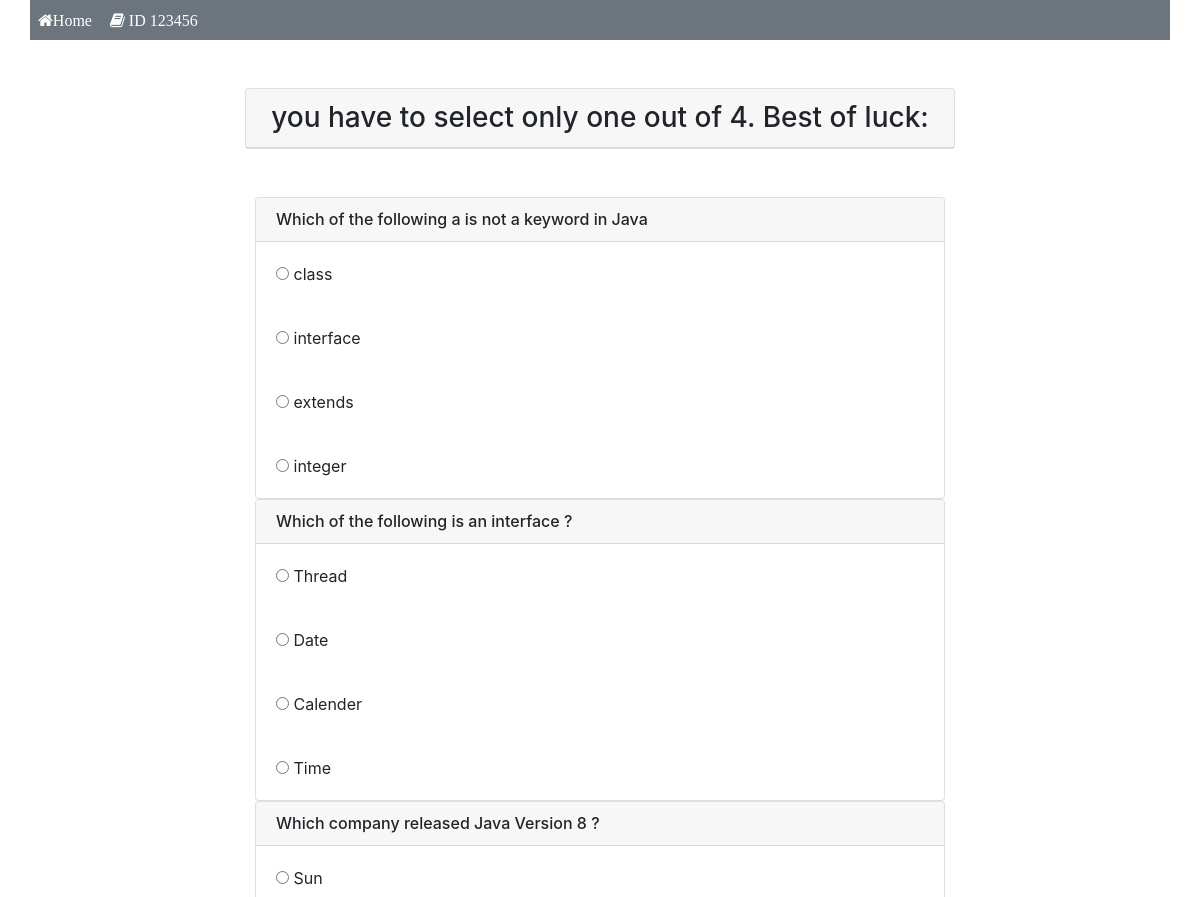
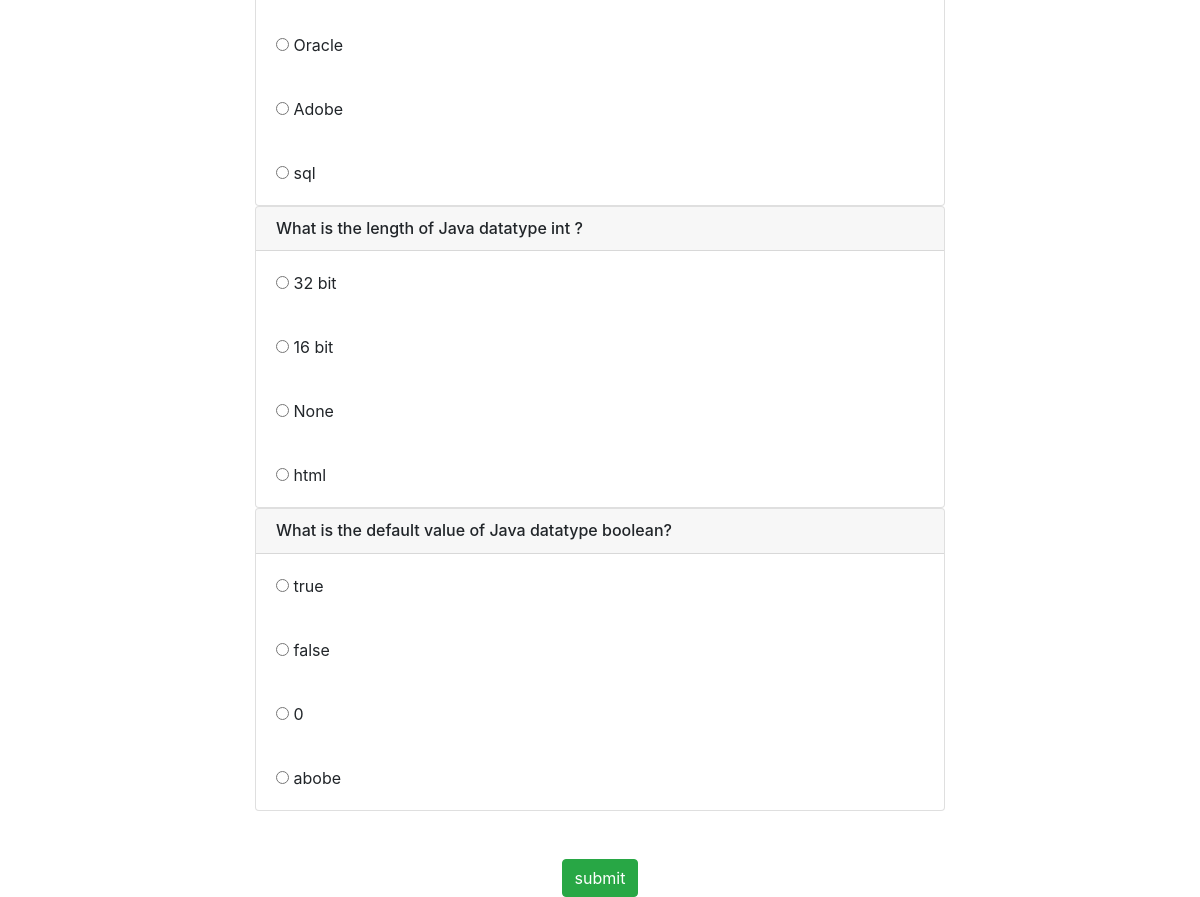
The page /test.php (signed in) on the database its author committed (2 pictures, top to bottom).
### tables this page shows
CREATE TABLE IF NOT EXISTS `question` (
  `qid` int(11) NOT NULL AUTO_INCREMENT,
  `question` varchar(250) DEFAULT NULL,
  `ans_id` int(11) DEFAULT NULL,
  PRIMARY KEY (`qid`)
);

CREATE TABLE IF NOT EXISTS `answer` (
  `aid` int(11) NOT NULL AUTO_INCREMENT,
  `answer` varchar(250) DEFAULT NULL,
  `ans_id` varchar(20) DEFAULT NULL,
  PRIMARY KEY (`aid`),
  UNIQUE KEY `aid` (`aid`)
);

### test.php (the view, shortened to what this page needs)
<!DOCTYPE html>
<html lang="en">
<head>
    <link rel="stylesheet" href="https://maxcdn.bootstrapcdn.com/bootstrap/4.4.1/css/bootstrap.min.css">
  <link rel="stylesheet" href="https://stackpath.bootstrapcdn.com/font-awesome/4.7.0/css/font-awesome.min.css">
</head>
<body>
  <?php
 $datb="quiz";
    $mysql_username="root";
$mysql_pswssword="";
$server_name="localhost";
$conn = mysqli_connect($server_name,$mysql_username,$mysql_pswssword,$datb);
$user=$_SESSION['Phone'];
?>
<div class="container p-2 my-0 bg-secondary ">
<div class="row">
<div class="col-sm-10">
<a class="text-white text-decoration-none fa fa-home" href="#">Home</a>&nbsp;&nbsp;&nbsp;
<a class="text-white text-decoration-none fa fa-book" href="exame2.php"> <?php echo 'ID '.$user; ?> </i></a>
</div>
</div>
</div><br><br>
<div class="container">
  <div class="col-lg-8 m-auto d-block">
<div class="card">
  <h3 class="text-center card-header"> you have to select only one out of 4. Best of luck:</h3>
</div></div>
<br>
<br>
<form action="check.php" method="get">
<?php
for($i=1; $i < 6; $i++){
$q ="select * from question where qid=$i";
$query= mysqli_query($conn, $q);
while($rows = mysqli_fetch_array($query)){
  ?>
  <div class="container">
  <div class="col-lg-8 m-auto d-block">
  <div class="card">
    <h6 class="card-header"><?php echo $rows['question'] ?></h6>
    <?php
    $q1 ="select * from answer where ans_id =$i";
    $query1= mysqli_query($conn, $q1);
    while($rows1 = mysqli_fetch_array($query1)){
    ?>
<div class="card-body">
  <input type="radio" name="quizcheck[<?php echo $rows1['ans_id'];?>]" value="<?php echo $rows1['aid']; ?>">
  <?php echo $rows1['answer']; ?>
</div>
<?php }
}
?>
  </div>
  </div>
   </div>
  <?php }
?>
<br><br>
<input type="submit"  name="submit" value="submit" class="btn btn-success m-auto d-block" >
</div>
</body>
</html>

### rows shown on the page
question: question "Which of the following a is not a keyword in Java"
answer: answer "class"
answer: answer "interface"
answer: answer "extends"
answer: answer "integer"
question: question "Which of the following is an interface ?"
answer: answer "Thread"
answer: answer "Date"
answer: answer "Calender"
answer: answer "Time"
question: question "Which company released Java Version 8 ?"
answer: answer "Sun"
answer: answer "Oracle"
answer: answer "Adobe"
answer: answer "sql"
question: question "What is the length of Java datatype int ?"
answer: answer "32 bit"
answer: answer "16 bit"
answer: answer "None"
answer: answer "html"
question: question "What is the default value of Java datatype boolean?"
answer: answer "true"
answer: answer "false"
answer: answer "0"
answer: answer "abobe"

### other values the page prints
$user "123456"
